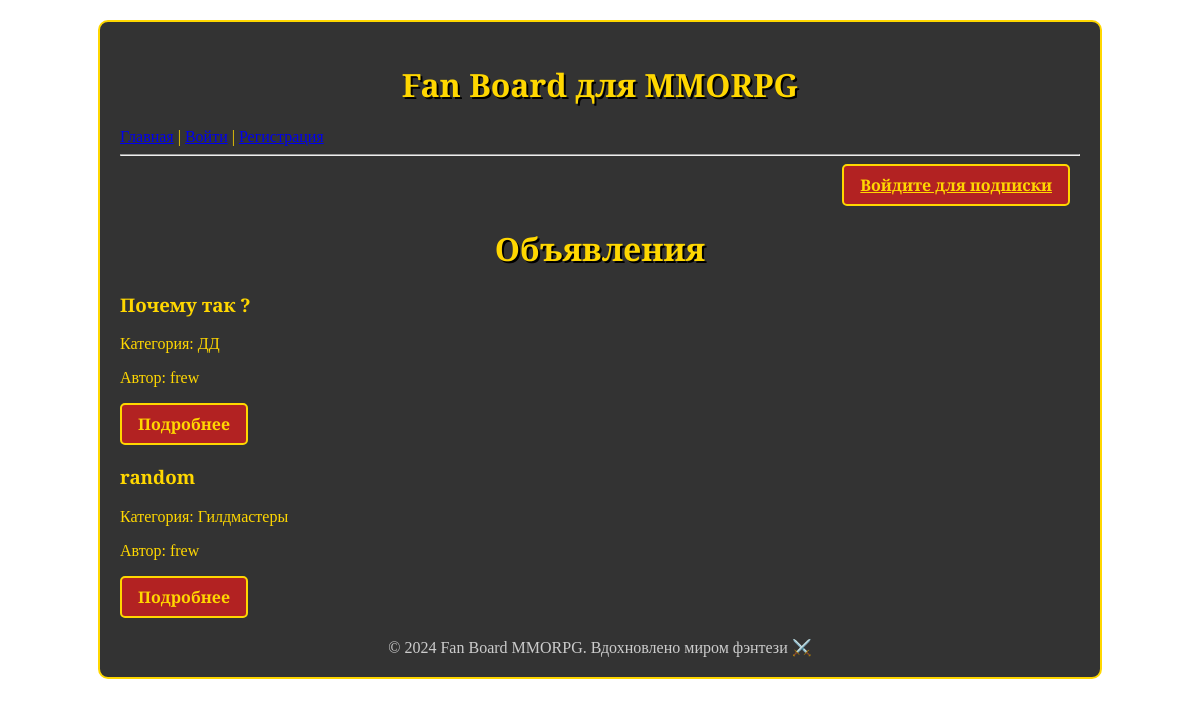
The page / on the database its author committed.
### board/models.py (models this page shows, shortened)
class Announcement(models.Model):
    user = models.ForeignKey(User, on_delete=models.CASCADE)
    title = models.CharField(max_length=200)
    content = models.TextField(blank=True)
    category = models.ForeignKey(Category, on_delete=models.SET_NULL, null=True)
    image = models.ImageField(upload_to='announcements/', blank=True, null=True)
    video = models.FileField(upload_to='videos/', blank=True, null=True)
    created_at = models.DateTimeField(auto_now_add=True)

class Category(models.Model):
    CATEGORY_CHOICES = [
        ('tank', 'Танки'),
        ('healer', 'Хилы'),
        ('dd', 'ДД'),
        ('trader', 'Торговцы'),
        ('guildmaster', 'Гилдмастеры'),
        ('questgiver', 'Квестгиверы'),
        ('blacksmith', 'Кузнецы'),
        ('leatherworker', 'Кожевники'),
        ('alchemist', 'Зельевары'),
        ('spellmaster', 'Мастера заклинаний'),
    ]
    name = models.CharField(max_length=50, choices=CATEGORY_CHOICES, unique=True)

class User(AbstractUser):
    email_confirmed = models.BooleanField(default=False)
    confirmation_token = models.UUIDField(default=uuid.uuid4, editable=False, null=True, blank=True)
    token_created_at = models.DateTimeField(auto_now_add=True)

### board/views.py (the view)
# urls.py: path('', views.index, name='index'),
def index(request):
    announcements = Announcement.objects.all().order_by('-created_at')
    return render(request, 'announcement_list.html', {'announcements': announcements})

### templates/announcement_list.html (shortened to what this page needs)
{% extends 'base.html' %}
{% block content %}
<div style="display: flex; justify-content: flex-end; margin-bottom: 20px;">
    {% if user.is_authenticated %}
        <form action="{% url 'toggle_newsletter_subscription' %}" method="post">
            {% csrf_token %}
            {% if user.newslettersubscriber.active %}
                <button type="submit" class="btn">Отписаться от новостей</button>
            {% else %}
                <button type="submit" class="btn">Подписаться на новости</button>
            {% endif %}
        </form>
    {% else %}
        <a href="{% url 'login' %}" class="btn" style="text-decoration: underline; color: #FFD700;">Войдите для подписки</a>
    {% endif %}
</div>
<h1>Объявления</h1>
{% if announcements %}
    {% for announcement in announcements %}
        <div class="announcement-item">
            <h3>{{ announcement.title }}</h3>
            <p>Категория: {{ announcement.category.get_name_display }}</p>
            <p>Автор: {{ announcement.user.username }}</p>
            <a href="{% url 'announcement_detail' announcement.pk %}" class="btn">Подробнее</a>
        </div>
    {% endfor %}
{% else %}
    <p>Объявлений пока нет.</p>
{% endif %}
{% endblock %}

### static/css/style.css (style rules this page uses)
body { font-family: 'Cinzel', serif; background: url('/static/images/dungeon-bg.jpg') no-repeat center center fixed; background-size: cover; color: #FFD700; margin: 0; padding: 0; }
h1, h2 { text-align: center; text-shadow: 2px 2px #000; }
button, .btn, a.btn { background: #B22222; color: #FFD700; border: 2px solid #FFD700; padding: 8px 16px; border-radius: 5px; cursor: pointer; font-weight: bold; transition: background-color 0.3s ease, color 0.3s ease; text-decoration: none; font-family: 'Cinzel', serif; display: inline-block; margin-right: 10px; user-select: none; text-align: center; line-height: normal; }

### rows shown on the page
Announcement: title "Почему так ?", category.name "ДД", user.username "frew"
Announcement: title "random", category.name "Гилдмастеры", user.username "frew"
